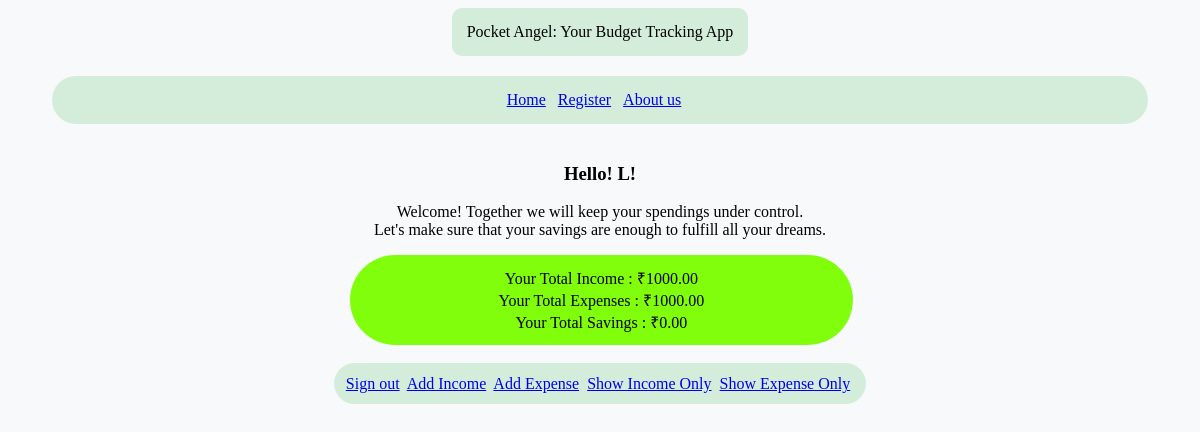
Page / (signed in) on the committed database.
### home_app/models.py (models this page shows, shortened)
class User(AbstractBaseUser,PermissionsMixin):
    email = models.EmailField(
    verbose_name="Email Address",
    max_length=255,
    unique=True,
    )
    name = models.CharField(max_length=50)
    phone = models.CharField(max_length=10)
    is_active = models.BooleanField(default=True)
    is_admin = models.BooleanField(default=False)
    objects = UserManager()
    USERNAME_FIELD = "email"
    REQUIRED_FIELDS = ["name","phone"]
    def total_income(self):
        return sum([income.amount for income in self.income.all()]) if self.income.all() else 0
    def total_expense(self):
        return sum([expense.amount for expense in self.expenses.all()]) if self.expenses.all() else 0
    def total_savings(self):
        return self.total_income() - self.total_expense() if self.income.all() and self.expenses.all() else self.total_income()

class Income(models.Model):
    user = models.ForeignKey(User,
    on_delete=models.CASCADE,related_name='income')
    amount = models.DecimalField(max_digits=10, decimal_places=2)
    category = models.ForeignKey(Category, on_delete=models.CASCADE,
    limit_choices_to={'category_type': 'Income'},related_name='income')
    description = models.TextField(blank=True, null=True)
    date = models.DateField()
    created_at = models.DateTimeField(auto_now_add=True)

class Expense(models.Model):
    user = models.ForeignKey(User,
    on_delete=models.CASCADE,related_name='expenses')
    amount = models.DecimalField(max_digits=10, decimal_places=2)
    category = models.ForeignKey(Category, on_delete=models.CASCADE,
    limit_choices_to={'category_type': 'Expense'},related_name='expenses')
    description = models.TextField(blank=True, null=True)
    date = models.DateField()
    is_fixed = models.BooleanField(default=False)
    created_at = models.DateTimeField(auto_now_add=True)

### home_app/views.py (the view)
# urls.py: path('',user_views.indexfunc,name='home'),
def indexfunc(request):
    return render(request,'index.html')

### templates/index.html (shortened to what this page needs)
{% extends 'base.html' %}
{% block welcome %}
{% if user.is_authenticated %}
<h3>Hello! {{user.name}}</h3>
<p> Welcome! Together we will keep your spendings under control.<br>
    Let's make sure that your savings are enough to fulfill all your dreams.
</p>
<p class="summary">
  Your Total Income : ₹{{user.total_income}}
  <br>
  Your Total Expenses : ₹{{user.total_expense}}
  <br>
  Your Total Savings : ₹{{user.total_savings}}<br>
</p>
<span class="index-nav">
    <a href="{% url 'signout' %}">Sign out</a>&nbsp;
    <a class="nav-link"  href="{% url 'add_income' %}">Add Income</a>&nbsp;
    <a class="nav-link"  href="{% url 'add_expense' %}">Add Expense</a>&nbsp;
    <a class="nav-link"  href="{% url 'income_list' %}">Show Income Only</a>&nbsp;
    <a class="nav-link"  href="{% url 'expense_list' %}">Show Expense Only</a>&nbsp;
</span>
{% else %}
<p>Hey!It seems you have not signed in. Please signin or if you are a new user then register. </p>
  <a href="{% url 'signin' %}">Signin</a>
  &nbsp;&nbsp;
  <a href="{% url 'register' %}">Register</a>
  {% endif %}
{% endblock %}

### templates/index.html (style rules this page uses)
body { display: flex; flex-direction: column; align-items: center ; justify-content: baseline; background-color: #f8f9fa; text-align: center; }
.index-nav { background-color: #d4edda; border-color: #c3e6cb; padding: 1vw; width:90%; border-radius: 30px; margin-bottom: 20px; position: relative; z-index: 1; }
.summary { background-color: #81fe0c; border-color: #c3e6cb; padding: 1vw; width:90%; left:3%; border-radius: 50px; margin-bottom: 30px; position: relative; z-index: 1; }

### rows in the picture
User: name "L!", total_income "1000.00", total_expense "1000.00", total_savings "0.00"
